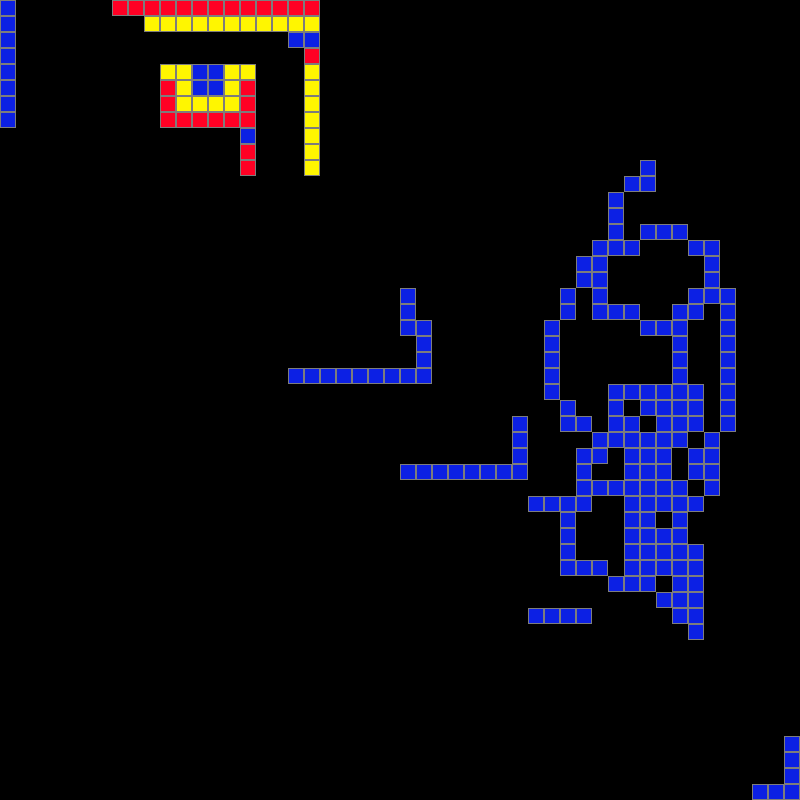

Rendered tile map (Tiled .tmx) drawn with the repository's tilesets; below, a short description and the map source with its tile grids summarised:
An orthogonal 50x50 tile map with 16x16 px tiles, 1 tile layer (Tile Layer 1) and 1 object.

<map version="1.0" orientation="orthogonal" width="50" height="50" tilewidth="16" tileheight="16">
 <tileset firstgid="1" name="Simple" tilewidth="16" tileheight="16">
  <image source="simpleAtlas.png" width="128" height="128" />
 </tileset>
 <layer name="Tile Layer 1" width="50" height="50">
  <data>[2500 cells, 245 non-empty, 3 distinct tile ids]</data>
 </layer>
 <objectgroup name="Object Layer 1" width="50" height="50">
  <object x="256" y="272">
   <polyline points="0,0 -16,0 -32,0 -48,0 -64,0 -80,0 -96,0 -112,0 -128,-16 -144,-32 -144,-48 -144,-64 -144,-80 -144,-96 -144,-112 -144,-128 -144,-144 -144,-160 -144,-176 -144,-192 -128,-208 -112,-224 -96,-224 -80,-224 -64,-224 -48,-224 -32,-224 -16,-224 0,-224 16,-208 32,-192 32,-176 32,-160 32,-144 32,-128 32,-112 32,-96 32,-80 32,-64 32,-48 32,-32 16,-16 0,0" />
  </object>
 </objectgroup>
</map>
